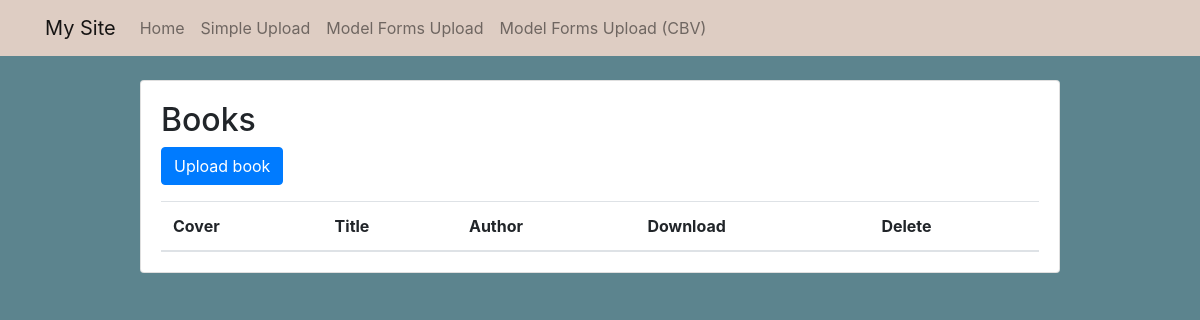
The page /books/ on the database as committed earlier.
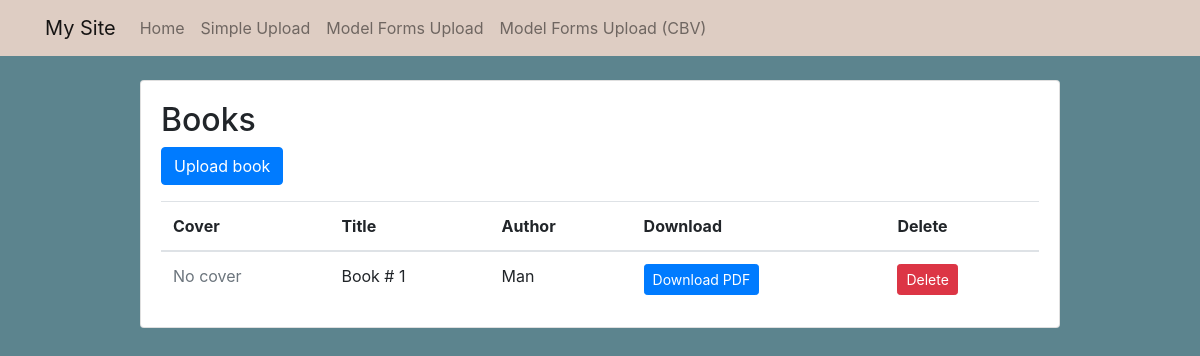
The same page on the database as committed later.
### LoadFilesApp/models.py (models this page shows, shortened)
class Book(models.Model):
    title = models.CharField(max_length=100, verbose_name="Название")
    author = models.CharField(max_length=100, verbose_name="Автор")
    pdf = models.FileField(upload_to='books/pdf/', verbose_name="PDF-документ")
    cover = models.ImageField(upload_to='books/covers/', null=True, blank=True, verbose_name="Обложка")
    class Meta:
        verbose_name = "Название книги"
        verbose_name_plural = "Названия книг"

### LoadFilesApp/views.py (the view)
# urls.py: path('books/', views.book_list, name='book_list'),
def book_list(request):
    books = Book.objects.all()
    return render(request, 'book_list.html', {
        'books': books
    })

### LoadFilesApp/templates/book_list.html (shortened to what this page needs)
{% extends 'base.html' %}
{% block content %}
	{% block content_header %}
	    <h2>Books</h2>
	    <p>
	        <a href="{% url 'upload_book' %}" class="btn btn-primary">Upload book</a>
	    </p>
	{% endblock %}
	<table class="table mb-0">
	    <thead>
		    <tr>
			    <th>Cover</th>
				<th>Title</th>
				<th>Author</th>
				<th>Download</th>
				<th>Delete</th>
			</tr>
		</thead>
		<tbody>
		    {% for book in books %}
			    <tr>
				    <td>
					    {% if book.cover %}
						    <img src="{{ book.cover.url }}" alt="{{ book.title }}" style="width:100px;">
						{% else %}
						    <span class="text-muted">No cover</span>
						{% endif %}
					</td>
					<td>{{ book.title }}</td>
					<td>{{ book.author }}</td>
					<td><a href="{{ book.pdf.url }}" class="btn btn-primary btn-sm" target="_blank">Download PDF</a></td>
					<td>
					    <form method="POST" action="{% url 'delete_book' book.pk %}">
							<button type="submit" class="btn btn-danger btn-sm">Delete</button>
						</form>
					</td>
				</tr>
			{% endfor %}
		</tbody>
	</table>
{% endblock %}

Rows that differ between the two databases and show on the page:
added Book: shows "No cover", title "Book # 1", author "Man"
